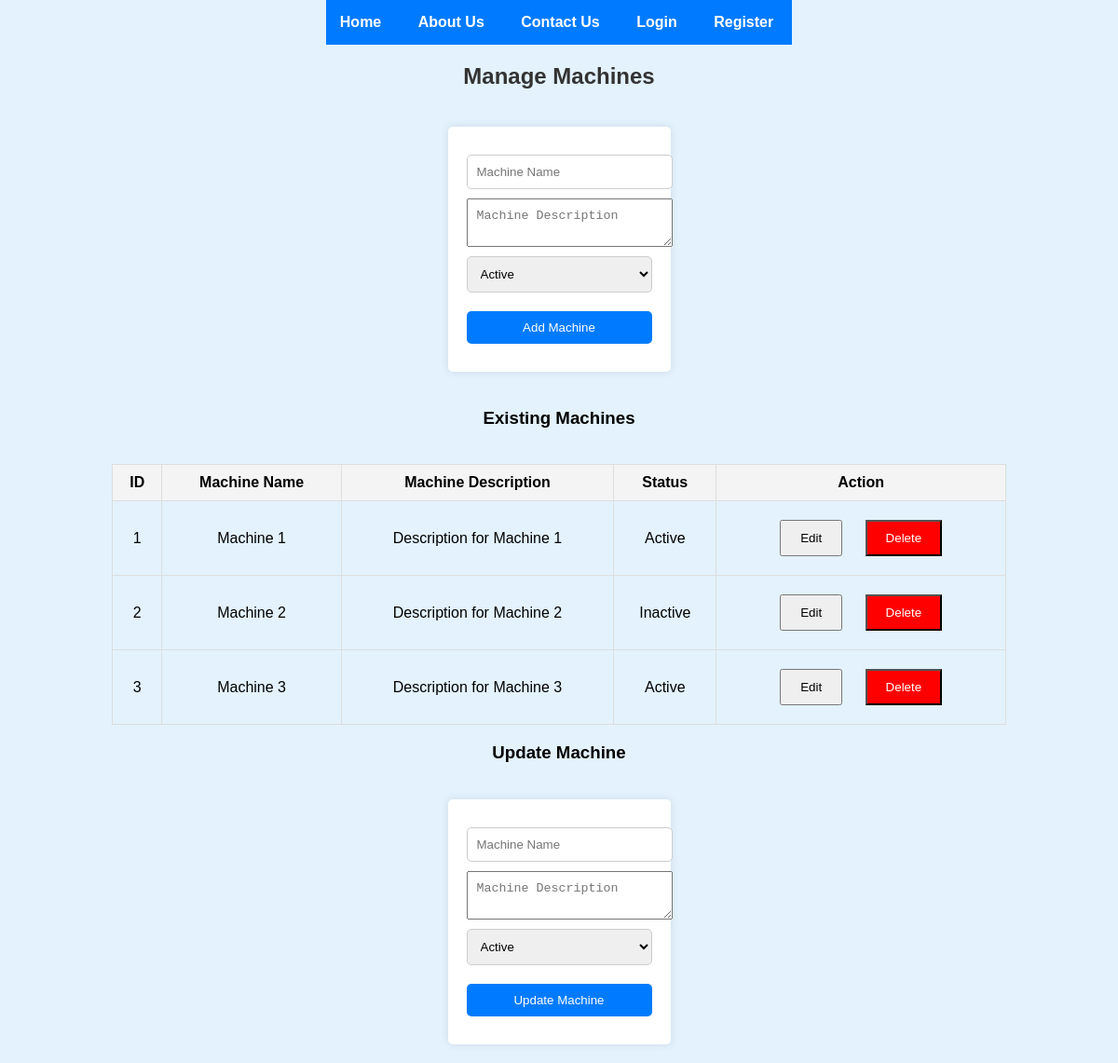
The app's page /machines.php with its own data.
### tables this page shows
CREATE TABLE machines (
    id INT(11) AUTO_INCREMENT PRIMARY KEY,
    machine_name VARCHAR(100) NOT NULL,
    machine_description TEXT NOT NULL,
    status VARCHAR(50) NOT NULL
);

### machines.php (the view, shortened to what this page needs)
<?php
include 'db.php';
$sql = "SELECT * FROM machines";
$result = mysqli_query($conn, $sql);
$machines = mysqli_fetch_all($result, MYSQLI_ASSOC);
?>
<!DOCTYPE html>
<html lang="en">
<head>
    <link rel="stylesheet" href="style.css">
</head>
<body>
    <header>
        <nav>
            <ul class="navbar">
                <li><a href="home.html">Home</a></li>
                <li><a href="about.html">About Us</a></li>
                <li><a href="contact.html">Contact Us</a></li>
                <li><a href="login.php">Login</a></li>
                <li><a href="register.php">Register</a></li>
            </ul>
        </nav>
    </header>
    <h2>Manage Machines</h2>
    <form action="machines.php" method="POST">
        <input type="text" name="machine_name" placeholder="Machine Name" required>
        <textarea name="machine_description" placeholder="Machine Description" required></textarea>
        <select name="status">
            <option value="Active">Active</option>
        </select>
        <button type="submit" name="add_machine">Add Machine</button>
    </form>
    <h3>Existing Machines</h3>
    <table>
        <thead>
            <tr>
                <th>ID</th>
                <th>Machine Name</th>
                <th>Machine Description</th>
                <th>Status</th>
                <th>Action</th>
            </tr>
        </thead>
        <tbody>
            <?php foreach ($machines as $machine): ?>
            <tr>
                <td><?php echo $machine['id']; ?></td>
                <td><?php echo htmlspecialchars($machine['machine_name']); ?></td>
                <td><?php echo htmlspecialchars($machine['machine_description']); ?></td>
                <td><?php echo htmlspecialchars($machine['status']); ?></td>
                <td>
                    <button type="button" onclick="populateUpdateForm(<?php echo $machine['id']; ?>, '<?php echo addslashes($machine['machine_name']); ?>', '<?php echo addslashes($machine['machine_description']); ?>', '<?php echo $machine['status']; ?>')">Edit</button>
                    <a href="machines.php?delete_machine=<?php echo $machine['id']; ?>" onclick="return confirm('Are you sure you want to delete this machine?');">
                        <button class="delete-btn" type="button">Delete</button>
                    </a>
                </td>
            </tr>
            <?php endforeach; ?>
        </tbody>
    </table>
    <h3>Update Machine</h3>
    <form action="machines.php" method="POST">
        <input type="text" name="machine_name" id="machine_name" placeholder="Machine Name" required>
        <textarea name="machine_description" id="machine_description" placeholder="Machine Description" required></textarea>
        <select name="status" id="status">
            <option value="Active">Active</option>
        </select>
        <button type="submit" name="update_machine">Update Machine</button>
    </form>
</body>
</html>

### style.css (style rules this page uses)
body { font-family: Arial, sans-serif; background-color: #f4f4f4; margin: 0; padding: 0; }
h1, h2 { color: #333; text-align: center; }
nav { text-align: center; margin: 20px 0; }
nav ul { list-style: none; padding: 0; }
nav ul li { display: inline; margin: 0 15px; }
nav ul li a { text-decoration: none; color: #007BFF; }
form { max-width: 400px; margin: 20px auto; padding: 20px; background-color: #fff; border-radius: 5px; box-shadow: 0 0 10px rgba(0, 0, 0, 0.1); }
form input, form select, form button { width: 100%; padding: 10px; margin: 10px 0; border: 1px solid #ccc; border-radius: 5px; }
form button { background-color: #007BFF; color: #fff; border: none; cursor: pointer; }
body { font-family: Arial, sans-serif; margin: 0; padding: 0; background-color: #e3f2fd; }
header { background-color: #007BFF; padding: 15px 0; text-align: center; }
header nav { max-width: 1200px; margin: 0 auto; }
.navbar { list-style: none; padding: 0; margin: 0; }
.navbar li { display: inline; margin-right: 20px; }
.navbar li a { color: white; text-decoration: none; font-weight: bold; font-size: 16px; }

### machines.php (style rules this page uses)
body { display: flex; flex-direction: column; align-items: center; font-family: Arial, sans-serif; }
h2 { text-align: center; }
form { margin: 20px; text-align: center; }
input, textarea, select { display: block; margin: 10px auto; padding: 10px; width: 100%; max-width: 300px; }
button { padding: 10px 20px; margin: 10px; cursor: pointer; }
.delete-btn { background-color: red; color: white; }
table { width: 80%; margin-top: 20px; border-collapse: collapse; }
th, td { padding: 10px; text-align: center; border: 1px solid #ddd; }
th { background-color: #f4f4f4; }

### records on screen
machines: id "1", machine_name "Machine 1", machine_description "Description for Machine 1", status "Active"
machines: id "2", machine_name "Machine 2", machine_description "Description for Machine 2", status "Inactive"
machines: id "3", machine_name "Machine 3", machine_description "Description for Machine 3", status "Active"
